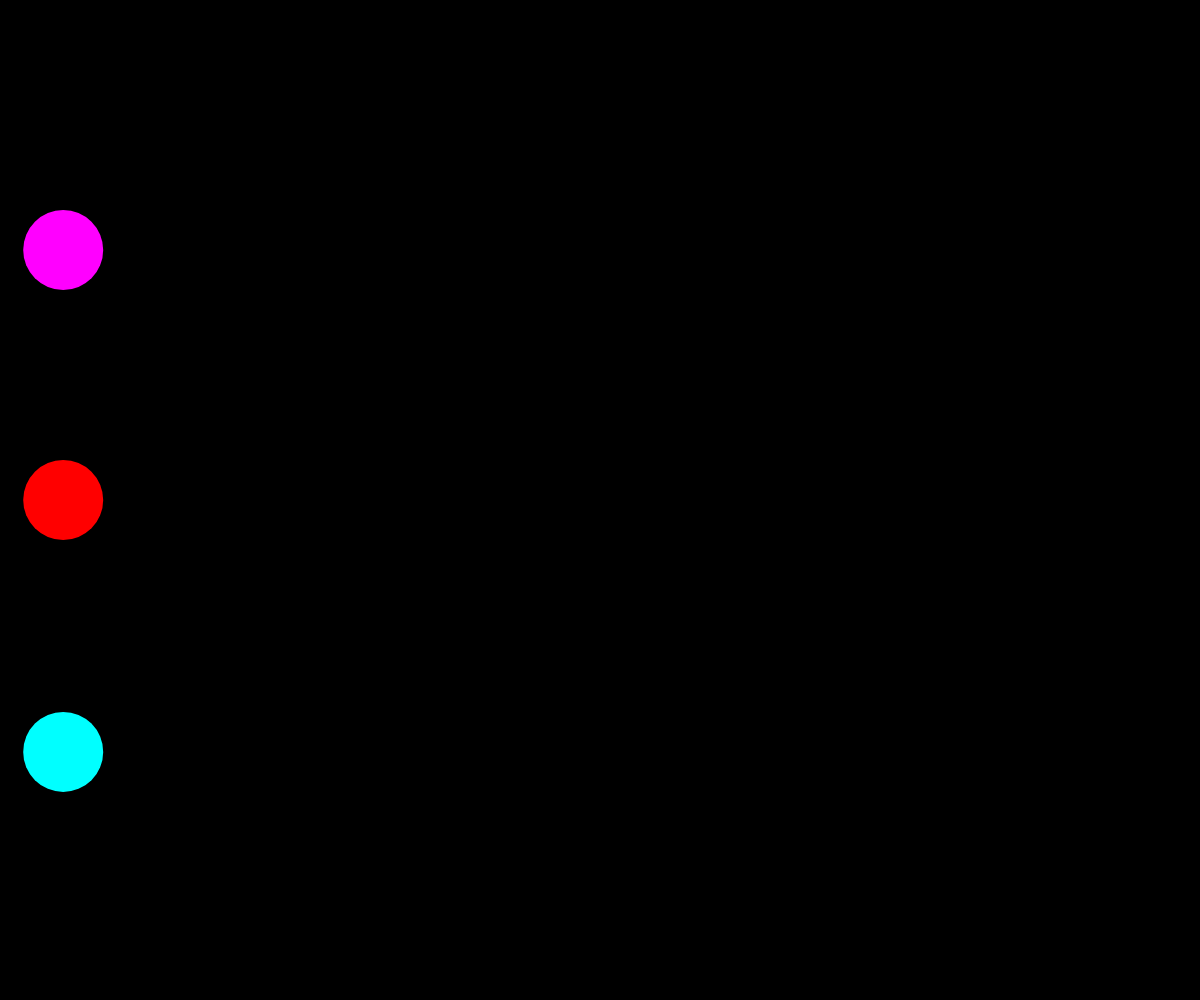
Frame 1 (no input)
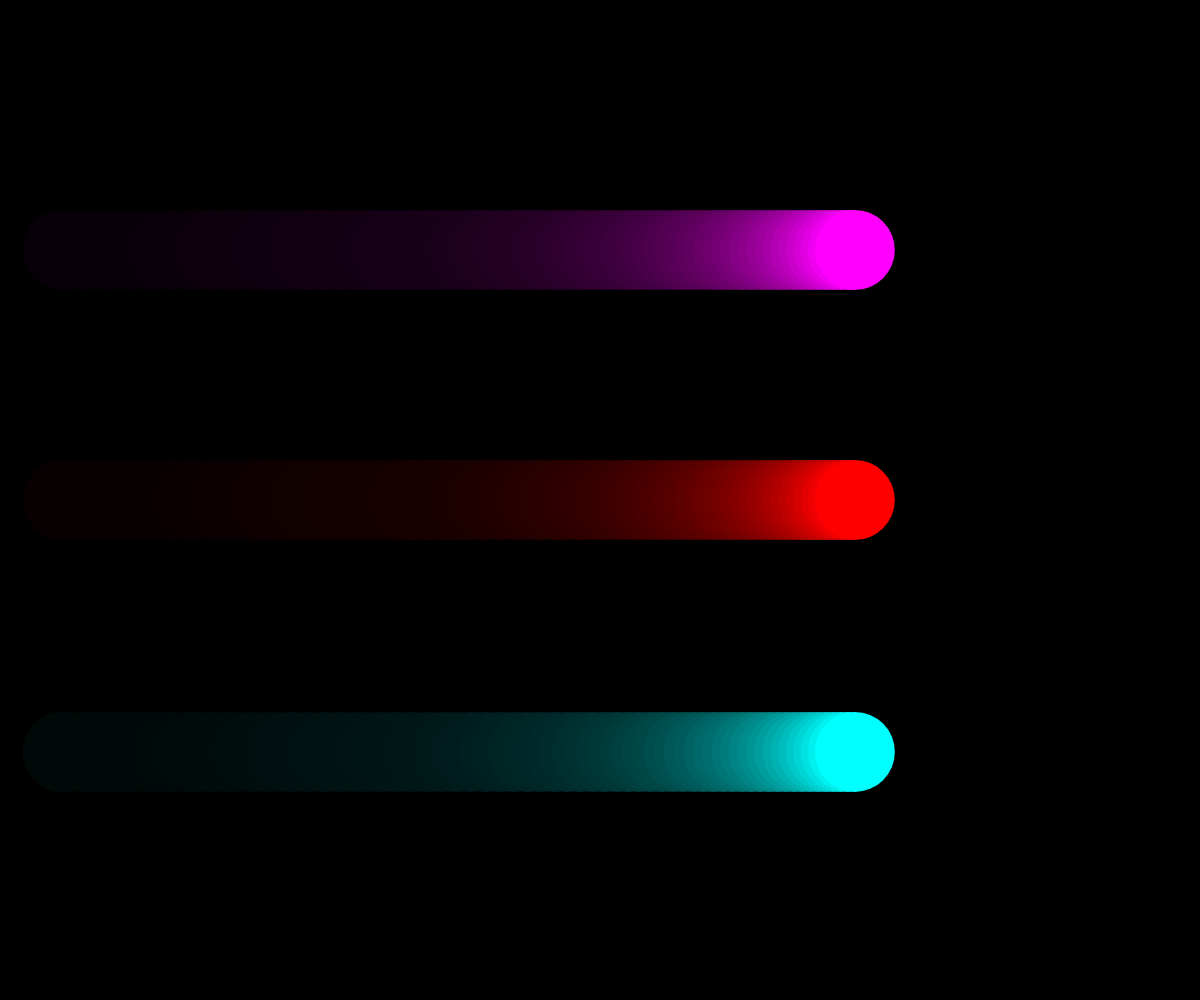
Frame 60 (no input)
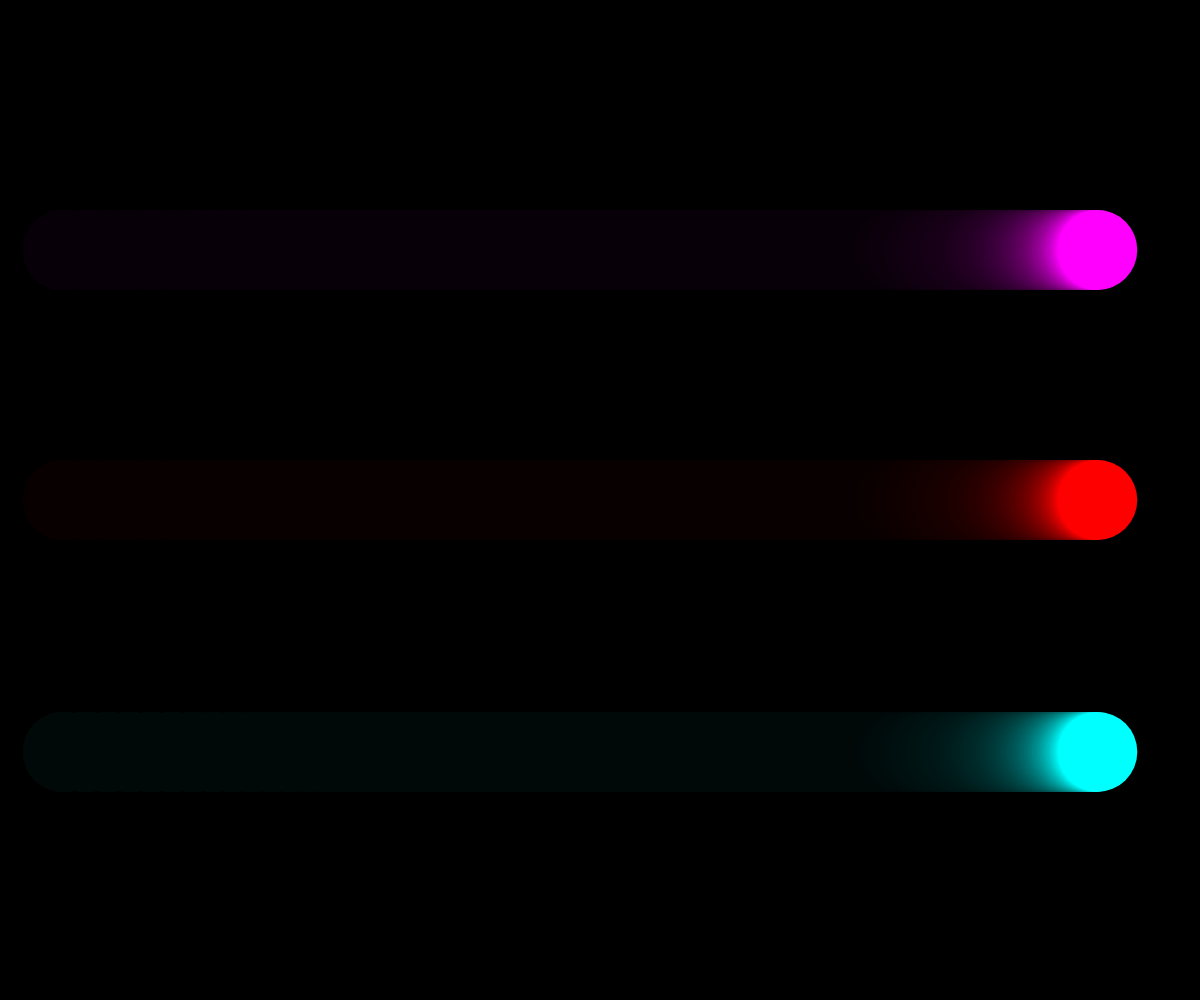
Frame 120 (the mouse pressed at the canvas centre since frame 60)

The p5.js sketch that drew these frames (run headless with seeded random() and noise() and a simulated clock; from frame 60 on, the mouse is pressed at the canvas centre):

// p5.js sketch
// ── sketch.js
let pos, target

function setup() {
  createCanvas(windowWidth, windowHeight);
  background(0);
  // Initialize pos and target variables
  // pos holds the current position of the ellipse
  pos = width / 30;
  // target holds the end position of the ellipse
  target = width;
}

function draw() {
  background(0, 15);
  noStroke();
  fill(255, 0, 0);
  // Calculate lerp value from pos to target
  // Increases 2 percent every loop
  pos = lerp(pos, target, 0.02);
  ellipse(pos, height / 2, width / 15, width / 15);

  fill(255, 0, 255);
  ellipse(pos, height / 4, width / 15, width / 15);

  fill(0, 255, 255);
  ellipse(pos, height / 1.33, width / 15, width / 15);

  // Set target back to 0 when the ellipse reaches the right side of the canvas
  if(pos > width - width / 20){
    target = 0;
  }
  
  // Set target back to width when the ellipse reaches the left side of the canvas
  if(pos < width / 30){
    target = width;
  }
}

function windowResized() {
  resizeCanvas(windowWidth, windowHeight);
}
// ── style.css
html, body {
    margin: 0;
    padding: 0;
}

canvas {
    display: block;
    margin: auto;
}
